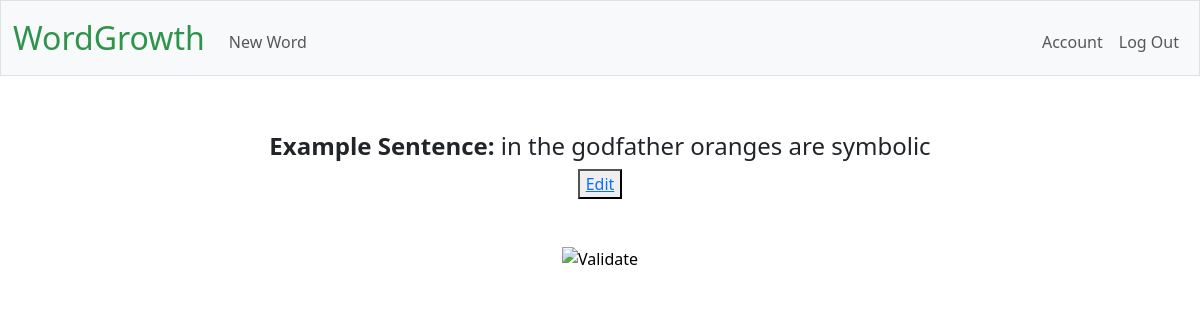
Page /word_view/3 (signed in) on the earlier database version.
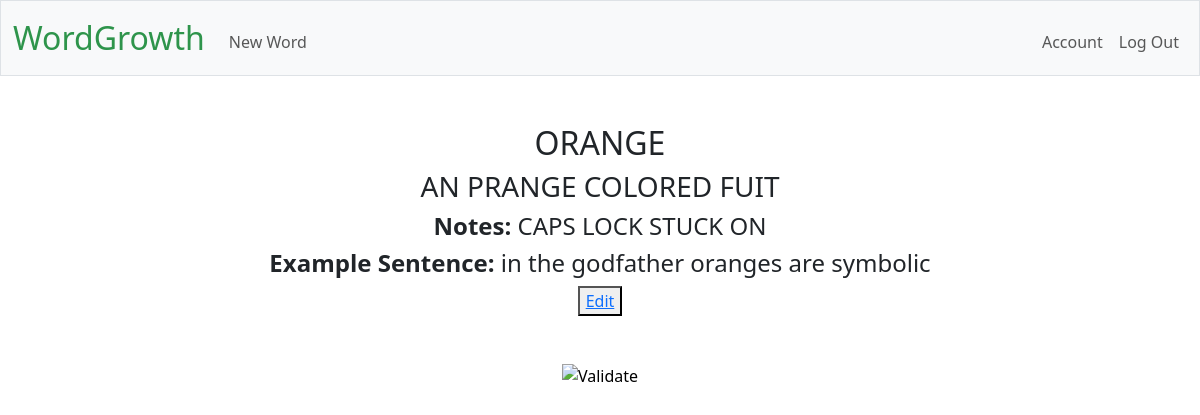
Same page on the later database version.
### tables this page shows
CREATE TABLE "vocabulary" (id INTEGER PRIMARY KEY AUTOINCREMENT, user_id INTEGER, word TEXT NOT NULL, definition TEXT, notes TEXT, example_sentence TEXT, example_media TEXT, FOREIGN KEY (user_id) REFERENCES users(id));

### app.py (the view)
@app.route("/word_view/<int:word_id>")
@login_required
def word_view(word_id):
    conn = get_db_connection()
    cursor = conn.cursor()
    cursor.execute("SELECT * FROM vocabulary WHERE id=?", [word_id])
    word = cursor.fetchone()
    if word is None:
        return apology("word not found")
    return  render_template("word_view.html", word=word)

### app.py (called while the page is built)
@app.teardown_appcontext
def close_db_connection(exception):
    db = g.pop('db', None)
    if db is not None:
        db.close()

### helpers.py (called while the page is built)
def get_db_connection():
    if 'db' not in g:
        g.db = sqlite3.connect(DATABASE)
        g.db.execute("PRAGMA foreign_keys = ON")  # Enables foreign key checks
        g.db.row_factory = sqlite3.Row # enables dictionaries to be returned not just tuples
    return g.db

def login_required(f):
    @wraps(f)
    def decorated_function(*args, **kwargs):
        if 'user_id' not in session:
            return redirect(url_for('login'))
        return f(*args, **kwargs)
    return decorated_function

### templates/word_view.html (shortened to what this page needs)
{% extends "layout.html" %}
{% block main %}
        <h2>{{ word["word"] }}</h2>
        <h3>{{ word["definition"] }}</h3>
        {% if word["notes"] %}
        <h4><strong>Notes:</strong> {{ word["notes"] }}</h4>
        {% endif %}
        {% if word["example_sentence"] %}
        <h4><strong>Example Sentence:</strong> {{ word["example_sentence"] }}</h4>
        {% endif %}
        <button><a href="{{ url_for('word_edit', word_id=word['id']) }}">Edit</a></button>
{% endblock %}

### templates/layout.html (shortened to what this page needs)
<!DOCTYPE html>
<html lang="en">
    <head>
        <link rel="stylesheet" href="/static/styles.css">
        <link href="https://cdn.jsdelivr.net/npm/bootstrap@5.3.3/dist/css/bootstrap.min.css" rel="stylesheet"
>
    </head>
    <body>
        <nav class="bg-light border navbar navbar-expand-md navbar-light">
            <div class="container-fluid">
                <a class="navbar-brand" href="/"><span class="green">WordGrowth</span></a>
                <div class="collapse navbar-collapse" id="navbar">
                    {% if session["user_id"] %}
                        <ul class="navbar-nav me-auto mt-2">
                            <li class="nav-item"><a class="nav-link" href="/new_word">New Word</a></li>
                        </ul>
                        <ul class="navbar-nav ms-auto mt-2">
                            <li class="nav-item"><a class="nav-link" href="/account">Account</a></li>
                            <li class="nav-item"><a class="nav-link" href="/logout">Log Out</a></li>
                        </ul>
                    {% else %}
                        <ul class="navbar-nav ms-auto mt-2">
                            <li class="nav-item"><a class="nav-link" href="/register">Register</a></li>
                            <li class="nav-item"><a class="nav-link" href="/login">Log In</a></li>
                        </ul>
                    {% endif %}
                </div>
            </div>
        </nav>
        <main class="container py-5 text-center">
            {% block main %}{% endblock %}
        </main>
    </body>
    <footer class="mb-5">
        <form action="https://validator.w3.org/check" class="text-center" enctype="multipart/form-data" method="post" target="_blank">
            <input alt="Validate" src="/static/I_heart_validator.png" type="image">
        </form>
    </footer>
</html>

### static/styles.css (style rules this page uses)
nav .navbar-brand { font-size: xx-large; }
nav .navbar-brand .green { color: #2e944b; }

Differences in the rows shown:
changed vocabulary "in the godfather oranges are symbolic": word (not shown) → "ORANGE"; definition (not shown) → "AN PRANGE COLORED FUIT"; notes (not shown) → "CAPS LOCK STUCK ON"
Other differences:
text now shown: "Notes:"
